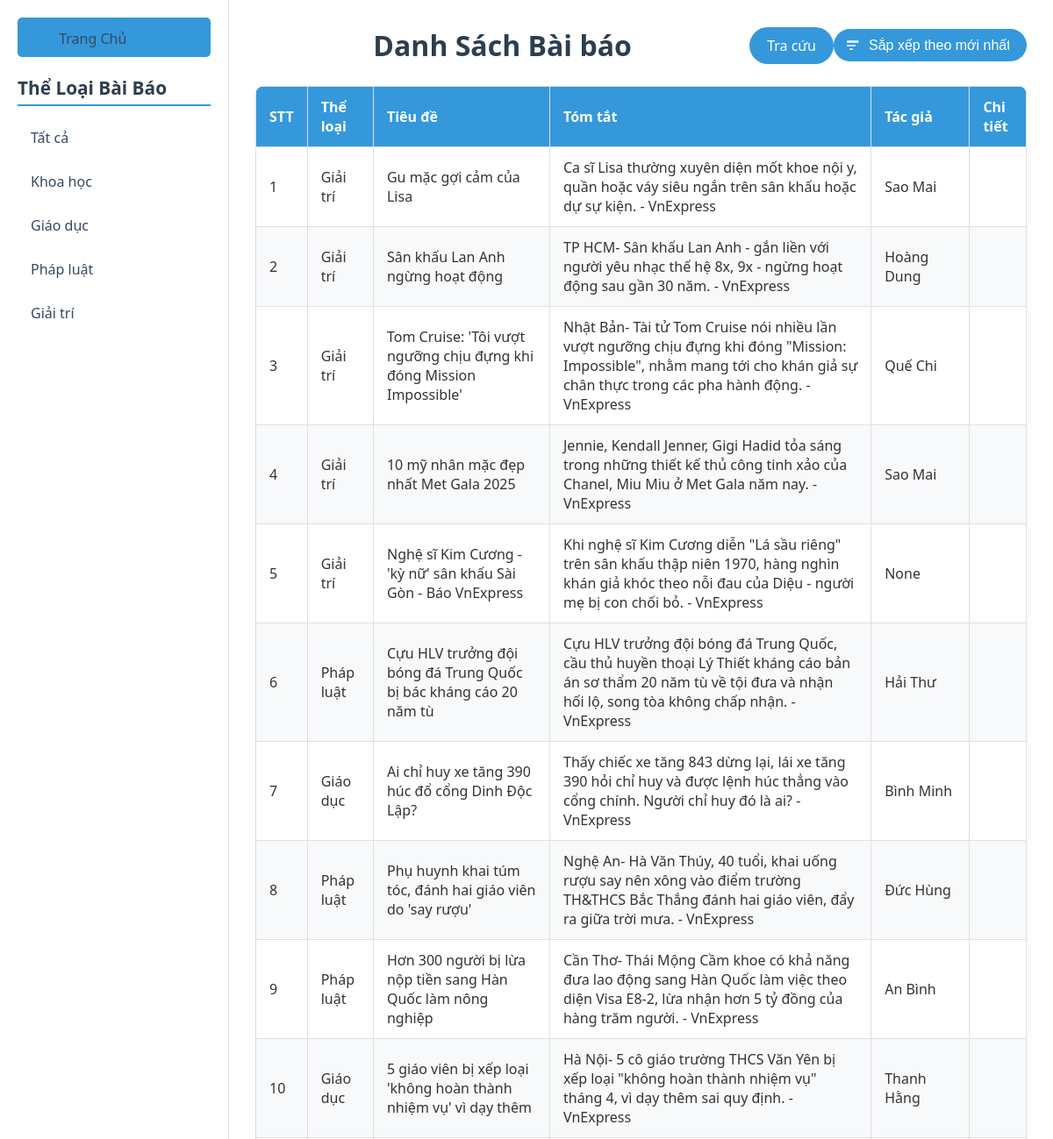
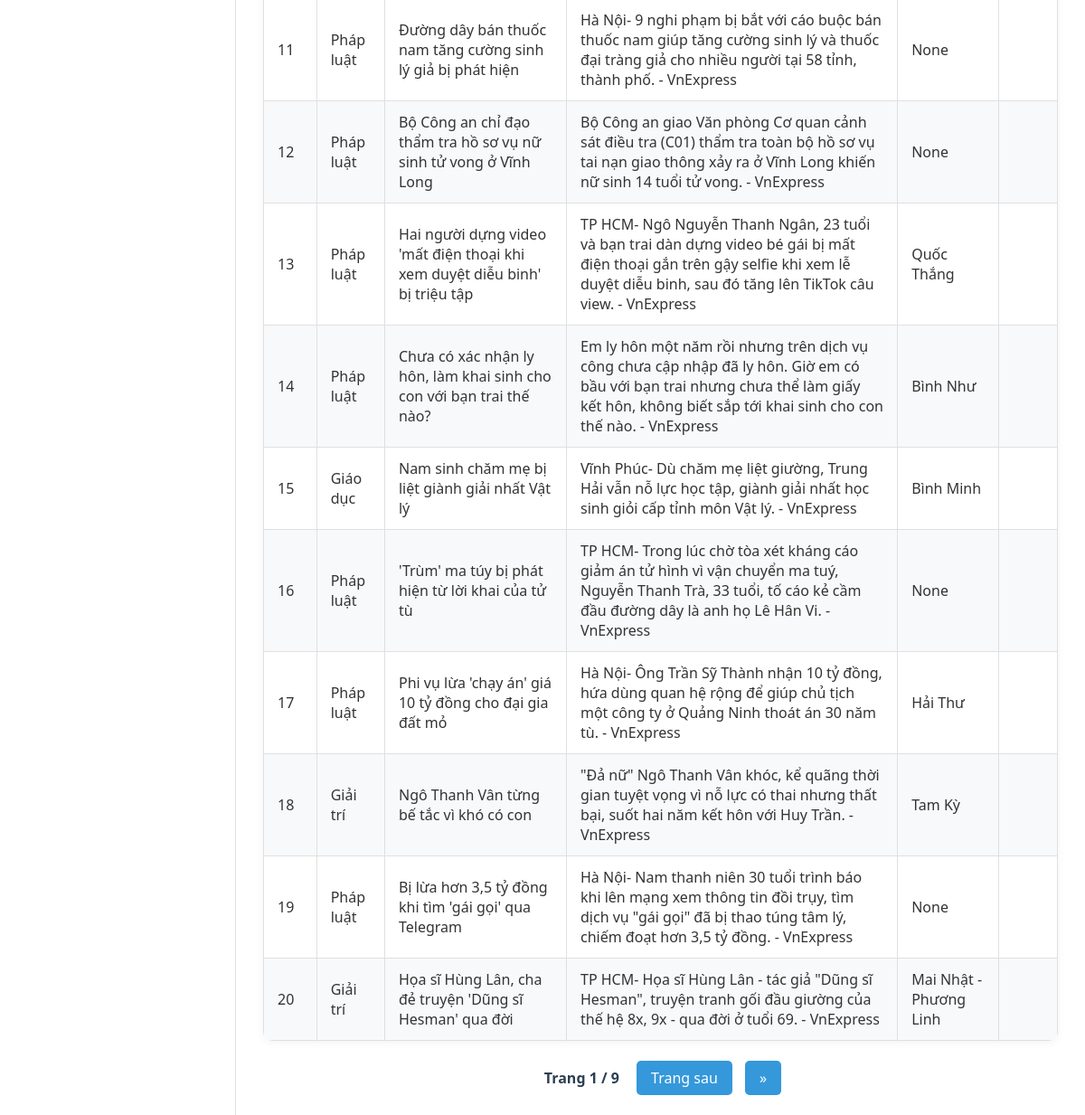
The page /articles on the database its author committed (2 pictures, top to bottom).
### app.py (models this page shows)
class ArticleModel(db.Model):
    __tablename__ = 'articles'
    id = db.Column(db.Integer, primary_key=True)
    url = db.Column(db.String)
    title = db.Column(db.String)
    description = db.Column(db.String)
    page_contents = db.Column(db.Text)
    category = db.Column(db.String)
    publish_date = db.Column(db.String)
    author = db.Column(db.String)

### app.py (the view)
@app.route('/articles')
def articles():
    category = request.args.get('category')  # Lấy danh mục từ query string
    page = request.args.get('page', 1, type=int)
    per_page = 20
    sort_by = request.args.get('sort_by', 'newest')  # Mặc định sắp xếp theo mới nhất
    categories = db.session.query(ArticleModel.category).distinct().all()
    query = ArticleModel.query
    if category:
        query = query.filter_by(category=category)
    if sort_by == 'oldest':  # Sắp xếp theo cũ nhất
        query = query.order_by(ArticleModel.publish_date.asc())  # Sắp xếp theo ngày tăng dần (cũ nhất)
    else:  # Mặc định sắp xếp theo mới nhất
        query = query.order_by(ArticleModel.publish_date.desc())  # Sắp xếp theo ngày giảm dần (mới nhất)
    pagination = query.paginate(page=page, per_page=per_page)
    start_index = (pagination.page - 1) * pagination.per_page
    return render_template('articles.html', articles=pagination.items, pagination=pagination, start_index=start_index, sort_by=sort_by, category=category, categories=categories)

### templates/articles.html (shortened to what this page needs)
<!DOCTYPE html>
<html>
<head>
</head>
<body>
    <div class="sidebar">
        <a href="/" class="home-button">
            <box-icon name='home'></box-icon> Trang Chủ
        </a>
        <h3>Thể Loại Bài Báo</h3>
        <a href="{{ url_for ('articles') }}">Tất cả</a>
        {% for cat in categories %}
            <a href="{{ url_for('articles', category=cat[0], sort_by=sort_by) }}" {% if category == cat[0] %}style="color: #3498db;"{% endif %}>
                {{ cat[0] }}
            </a>
        {% endfor %}
    </div>
    <div class="main">
        <div class="topbar">
            <h1>Danh Sách Bài báo</h1>
            <a href="/search" class="button big">Tra cứu</a>
            <div class="sort-dropdown">
                <form method="get" action="/articles">
                    <select name="sort_by" onchange="this.form.submit()">
                        <option value="newest" {% if sort_by == 'newest' %}selected{% endif %}>Sắp xếp theo mới nhất</option>
                    </select>
                </form>
            </div>
        </div>
        <table>
            <thead>
                <tr>
                    <th>STT</th>
                    <th>Thể loại</th>
                    <th>Tiêu đề</th>
                    <th>Tóm tắt</th>
                    <th>Tác giả</th>
                    <th>Chi tiết</th>
                </tr>
            </thead>
            <tbody>
                {% for article in articles %}
                <tr>
                    <td>{{ start_index + loop.index }}</td>
                    <td>{{ article.category }}</td>
                    <td>{{ article.title }}</td>
                    <td>{{ article.description }}</td>
                    <td>{{ article.author }}</td>
                    <td>
                        <a href="/article/{{ article.id }}" class="detail-icon">
                            <box-icon type='solid' name='comment-detail'></box-icon>
                        </a>
                    </td>
                </tr>
                {% endfor %}
            </tbody>
        </table>
        <div class="pagination">
            <span class="current-page">Trang {{ pagination.page }} / {{ pagination.pages }}</span>
            {% if pagination.has_next %}
                <a href="{{ url_for('articles', page=pagination.next_num, category=category, sort_by=sort_by) }}">Trang sau</a>
                <a href="{{ url_for('articles', page=pagination.pages, category=category, sort_by=sort_by) }}">»</a>
            {% endif %}
        </div>
    </div>
</body>
</html>

### templates/articles.html (style rules this page uses)
body { display: flex; font-family: 'Segoe UI', Arial, sans-serif; margin: 0; background-color: #f4f7fa; color: #333; min-height: 100vh; }
.sidebar { width: 220px; padding: 20px; background-color: #ffffff; border-right: 1px solid #e0e0e0; box-shadow: 2px 0 10px rgba(0, 0, 0, 0.05); }
.sidebar h3 { font-size: 1.3em; color: #2c3e50; margin-bottom: 15px; border-bottom: 2px solid #3498db; padding-bottom: 5px; }
.sidebar a { display: block; padding: 10px 15px; text-decoration: none; color: #34495e; margin-bottom: 8px; border-radius: 5px; transition: background-color 0.3s, color 0.3s; }
.home-button { display: flex; align-items: center; padding: 10px 15px; background-color: #3498db; color: white; text-decoration: none; border-radius: 5px; font-size: 1em; margin-bottom: 20px; transition: background-color 0.3s, color 0.3s; }
.home-button box-icon { width: 20px; height: 20px; margin-right: 8px; }
.main { flex: 1; padding: 30px; background-color: #ffffff; }
.topbar { display: flex; justify-content: space-between; align-items: center; margin-bottom: 25px; }
.topbar h1 { flex: 1; text-align: center; font-size: 2em; color: #2c3e50; margin: 0; }
.button.big { font-size: 1em; padding: 10px 20px; background-color: #3498db; color: white; text-decoration: none; border-radius: 25px; transition: background-color 0.3s, transform 0.2s; }
.sort-dropdown { display: inline-block; position: relative; }
.sort-dropdown select { padding: 10px 20px 10px 40px; font-size: 1em; background-color: #3498db; color: white; border: none; border-radius: 25px; appearance: none; cursor: pointer; transition: background-color 0.3s, transform 0.2s; outline: none; width: 220px; position: relative; }
.sort-dropdown::after { position: absolute; top: 50%; right: 15px; transform: translateY(-50%); color: white; pointer-events: none; }
.sort-dropdown select { background-size: 20px 20px; }
table { border-collapse: collapse; width: 100%; background-color: #fff; border-radius: 10px; overflow: hidden; box-shadow: 0 2px 10px rgba(0, 0, 0, 0.05); }
th, td { border: 1px solid #e0e0e0; padding: 12px 15px; text-align: left; }
th { background-color: #3498db; color: white; font-weight: 600; }
tr:nth-child(even) { background-color: #f8f9fa; }
td a.detail-icon { display: inline-flex; align-items: center; justify-content: center; text-decoration: none; color: #3498db; transition: color 0.3s; }
td a.detail-icon box-icon { width: 24px; height: 24px; }
.pagination { text-align: center; margin-top: 30px; }
.pagination a { margin: 0 5px; padding: 8px 16px; background-color: #3498db; color: white; text-decoration: none; border-radius: 5px; transition: background-color 0.3s, transform 0.2s; }
.pagination .current-page { margin: 0 10px; font-weight: bold; color: #2c3e50; }

### rows shown on the page
ArticleModel: index "1", category "Giải trí", title "Gu mặc gợi cảm của Lisa", description "Ca sĩ Lisa thường xuyên diện mốt khoe nội y, quần hoặc váy siêu ngắn trên sân khấu hoặc dự sự kiện. - VnExpress", author "Sao Mai"
ArticleModel: index "2", category "Giải trí", title "Sân khấu Lan Anh ngừng hoạt động", description "TP HCM- Sân khấu Lan Anh - gắn liền với người yêu nhạc thế hệ 8x, 9x - ngừng hoạt động sau gần 30 năm. - VnExpress", author "Hoàng Dung"
ArticleModel: index "3", category "Giải trí", title "Tom Cruise: 'Tôi vượt ngưỡng chịu đựng khi đóng Mission Impossible'", description "Nhật Bản- Tài tử Tom Cruise nói nhiều lần vượt ngưỡng chịu đựng khi đóng \"Mission: Impossible\", nhằm mang tới cho khán giả sự chân thực trong các pha hành động. - VnExpress", author "Quế Chi"
ArticleModel: index "4", category "Giải trí", title "10 mỹ nhân mặc đẹp nhất Met Gala 2025", description "Jennie, Kendall Jenner, Gigi Hadid tỏa sáng trong những thiết kế thủ công tinh xảo của Chanel, Miu Miu ở Met Gala năm nay. - VnExpress", author "Sao Mai"
ArticleModel: index "5", category "Giải trí", title "Nghệ sĩ Kim Cương - 'kỳ nữ' sân khấu Sài Gòn - Báo VnExpress", description "Khi nghệ sĩ Kim Cương diễn \"Lá sầu riêng\" trên sân khấu thập niên 1970, hàng nghìn khán giả khóc theo nỗi đau của Diệu - người mẹ bị con chối bỏ. - VnExpress", author "None"
ArticleModel: index "6", category "Pháp luật", title "Cựu HLV trưởng đội bóng đá Trung Quốc bị bác kháng cáo 20 năm tù", description "Cựu HLV trưởng đội bóng đá Trung Quốc, cầu thủ huyền thoại Lý Thiết kháng cáo bản án sơ thẩm 20 năm tù về tội đưa và nhận hối lộ, song tòa không chấp nhận. - VnExpress", author "Hải Thư"
ArticleModel: index "7", category "Giáo dục", title "Ai chỉ huy xe tăng 390 húc đổ cổng Dinh Độc Lập?", description "Thấy chiếc xe tăng 843 dừng lại, lái xe tăng 390 hỏi chỉ huy và được lệnh húc thẳng vào cổng chính. Người chỉ huy đó là ai? - VnExpress", author "Bình Minh"
ArticleModel: index "8", category "Pháp luật", title "Phụ huynh khai túm tóc, đánh hai giáo viên do 'say rượu'", description "Nghệ An- Hà Văn Thúy, 40 tuổi, khai uống rượu say nên xông vào điểm trường TH&THCS Bắc Thắng đánh hai giáo viên, đẩy ra giữa trời mưa. - VnExpress", author "Đức Hùng"
ArticleModel: index "9", category "Pháp luật", title "Hơn 300 người bị lừa nộp tiền sang Hàn Quốc làm nông nghiệp", description "Cần Thơ- Thái Mộng Cầm khoe có khả năng đưa lao động sang Hàn Quốc làm việc theo diện Visa E8-2, lừa nhận hơn 5 tỷ đồng của hàng trăm người. - VnExpress", author "An Bình"
ArticleModel: index "10", category "Giáo dục", title "5 giáo viên bị xếp loại 'không hoàn thành nhiệm vụ' vì dạy thêm", description "Hà Nội- 5 cô giáo trường THCS Văn Yên bị xếp loại \"không hoàn thành nhiệm vụ\" tháng 4, vì dạy thêm sai quy định. - VnExpress", author "Thanh Hằng"
ArticleModel: index "11", category "Pháp luật", title "Đường dây bán thuốc nam tăng cường sinh lý giả bị phát hiện", description "Hà Nội- 9 nghi phạm bị bắt với cáo buộc bán thuốc nam giúp tăng cường sinh lý và thuốc đại tràng giả cho nhiều người tại 58 tỉnh, thành phố. - VnExpress", author "None"
ArticleModel: index "12", category "Pháp luật", title "Bộ Công an chỉ đạo thẩm tra hồ sơ vụ nữ sinh tử vong ở Vĩnh Long", description "Bộ Công an giao Văn phòng Cơ quan cảnh sát điều tra (C01) thẩm tra toàn bộ hồ sơ vụ tai nạn giao thông xảy ra ở Vĩnh Long khiến nữ sinh 14 tuổi tử vong. - VnExpress", author "None"
ArticleModel: index "13", category "Pháp luật", title "Hai người dựng video 'mất điện thoại khi xem duyệt diễu binh' bị triệu tập", description "TP HCM- Ngô Nguyễn Thanh Ngân, 23 tuổi và bạn trai dàn dựng video bé gái bị mất điện thoại gắn trên gậy selfie khi xem lễ duyệt diễu binh, sau đó tăng lên TikTok câu view. - VnExpress", author "Quốc Thắng"
ArticleModel: index "14", category "Pháp luật", title "Chưa có xác nhận ly hôn, làm khai sinh cho con với bạn trai thế nào?", description "Em ly hôn một năm rồi nhưng trên dịch vụ công chưa cập nhập đã ly hôn. Giờ em có bầu với bạn trai nhưng chưa thể làm giấy kết hôn, không biết sắp tới khai sinh cho con thế nào. - VnExpress", author "Bình Như"
ArticleModel: index "15", category "Giáo dục", title "Nam sinh chăm mẹ bị liệt giành giải nhất Vật lý", description "Vĩnh Phúc- Dù chăm mẹ liệt giường, Trung Hải vẫn nỗ lực học tập, giành giải nhất học sinh giỏi cấp tỉnh môn Vật lý. - VnExpress", author "Bình Minh"
ArticleModel: index "16", category "Pháp luật", title "'Trùm' ma túy bị phát hiện từ lời khai của tử tù", description "TP HCM- Trong lúc chờ tòa xét kháng cáo giảm án tử hình vì vận chuyển ma tuý, Nguyễn Thanh Trà, 33 tuổi, tố cáo kẻ cầm đầu đường dây là anh họ Lê Hân Vi. - VnExpress", author "None"
ArticleModel: index "17", category "Pháp luật", title "Phi vụ lừa 'chạy án' giá 10 tỷ đồng cho đại gia đất mỏ", description "Hà Nội- Ông Trần Sỹ Thành nhận 10 tỷ đồng, hứa dùng quan hệ rộng để giúp chủ tịch một công ty ở Quảng Ninh thoát án 30 năm tù. - VnExpress", author "Hải Thư"
ArticleModel: index "18", category "Giải trí", title "Ngô Thanh Vân từng bế tắc vì khó có con", description "\"Đả nữ\" Ngô Thanh Vân khóc, kể quãng thời gian tuyệt vọng vì nỗ lực có thai nhưng thất bại, suốt hai năm kết hôn với Huy Trần. - VnExpress", author "Tam Kỳ"
ArticleModel: index "19", category "Pháp luật", title "Bị lừa hơn 3,5 tỷ đồng khi tìm 'gái gọi' qua Telegram", description "Hà Nội- Nam thanh niên 30 tuổi trình báo khi lên mạng xem thông tin đồi trụy, tìm dịch vụ \"gái gọi\" đã bị thao túng tâm lý, chiếm đoạt hơn 3,5 tỷ đồng. - VnExpress", author "None"
ArticleModel: index "20", category "Giải trí", title "Họa sĩ Hùng Lân, cha đẻ truyện 'Dũng sĩ Hesman' qua đời", description "TP HCM- Họa sĩ Hùng Lân - tác giả \"Dũng sĩ Hesman\", truyện tranh gối đầu giường của thế hệ 8x, 9x - qua đời ở tuổi 69. - VnExpress", author "Mai Nhật - Phương Linh"

### other values the page prints
{{ cat[0] }} "Khoa học" "Giáo dục" "Pháp luật" "Giải trí"
{{ pagination.page }} "1"
{{ pagination.pages }} "9"
